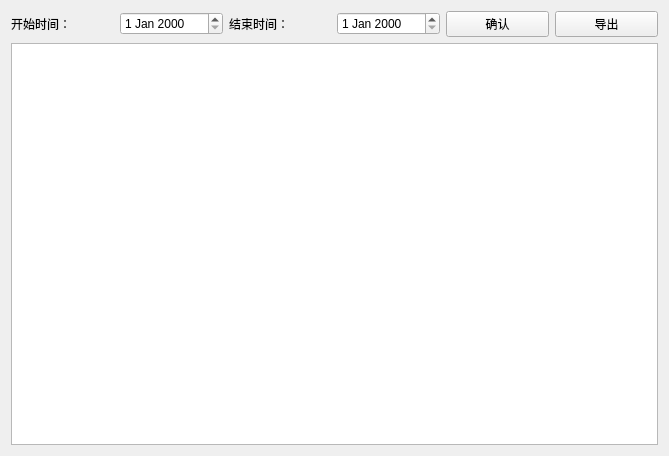
<?xml version="1.0" encoding="UTF-8"?>
<ui version="4.0">
 <class>WorkHourSatistics</class>
 <widget class="QWidget" name="WorkHourSatistics">
  <property name="geometry">
   <rect>
    <x>0</x>
    <y>0</y>
    <width>669</width>
    <height>456</height>
   </rect>
  </property>
  <property name="windowTitle">
   <string>Form</string>
  </property>
  <layout class="QVBoxLayout" name="verticalLayout">
   <item>
    <layout class="QHBoxLayout" name="horizontalLayout">
     <item>
      <widget class="QLabel" name="label_2">
       <property name="text">
        <string>开始时间：</string>
       </property>
      </widget>
     </item>
     <item>
      <widget class="QDateEdit" name="dateEdit"/>
     </item>
     <item>
      <widget class="QLabel" name="label_3">
       <property name="text">
        <string>结束时间：</string>
       </property>
      </widget>
     </item>
     <item>
      <widget class="QDateEdit" name="dateEdit2"/>
     </item>
     <item>
      <widget class="QPushButton" name="OKbtn">
       <property name="text">
        <string>确认</string>
       </property>
      </widget>
     </item>
     <item>
      <widget class="QPushButton" name="OKbtn_2">
       <property name="text">
        <string>导出</string>
       </property>
      </widget>
     </item>
    </layout>
   </item>
   <item>
    <layout class="QHBoxLayout" name="horizontalLayout_3">
     <item>
      <widget class="MyTableView" name="tableView"/>
     </item>
    </layout>
   </item>
  </layout>
 </widget>
 <customwidgets>
  <customwidget>
   <class>MyTableView</class>
   <extends>QTableView</extends>
   <header>mytableview.h</header>
  </customwidget>
 </customwidgets>
 <resources/>
 <connections/>
</ui>
